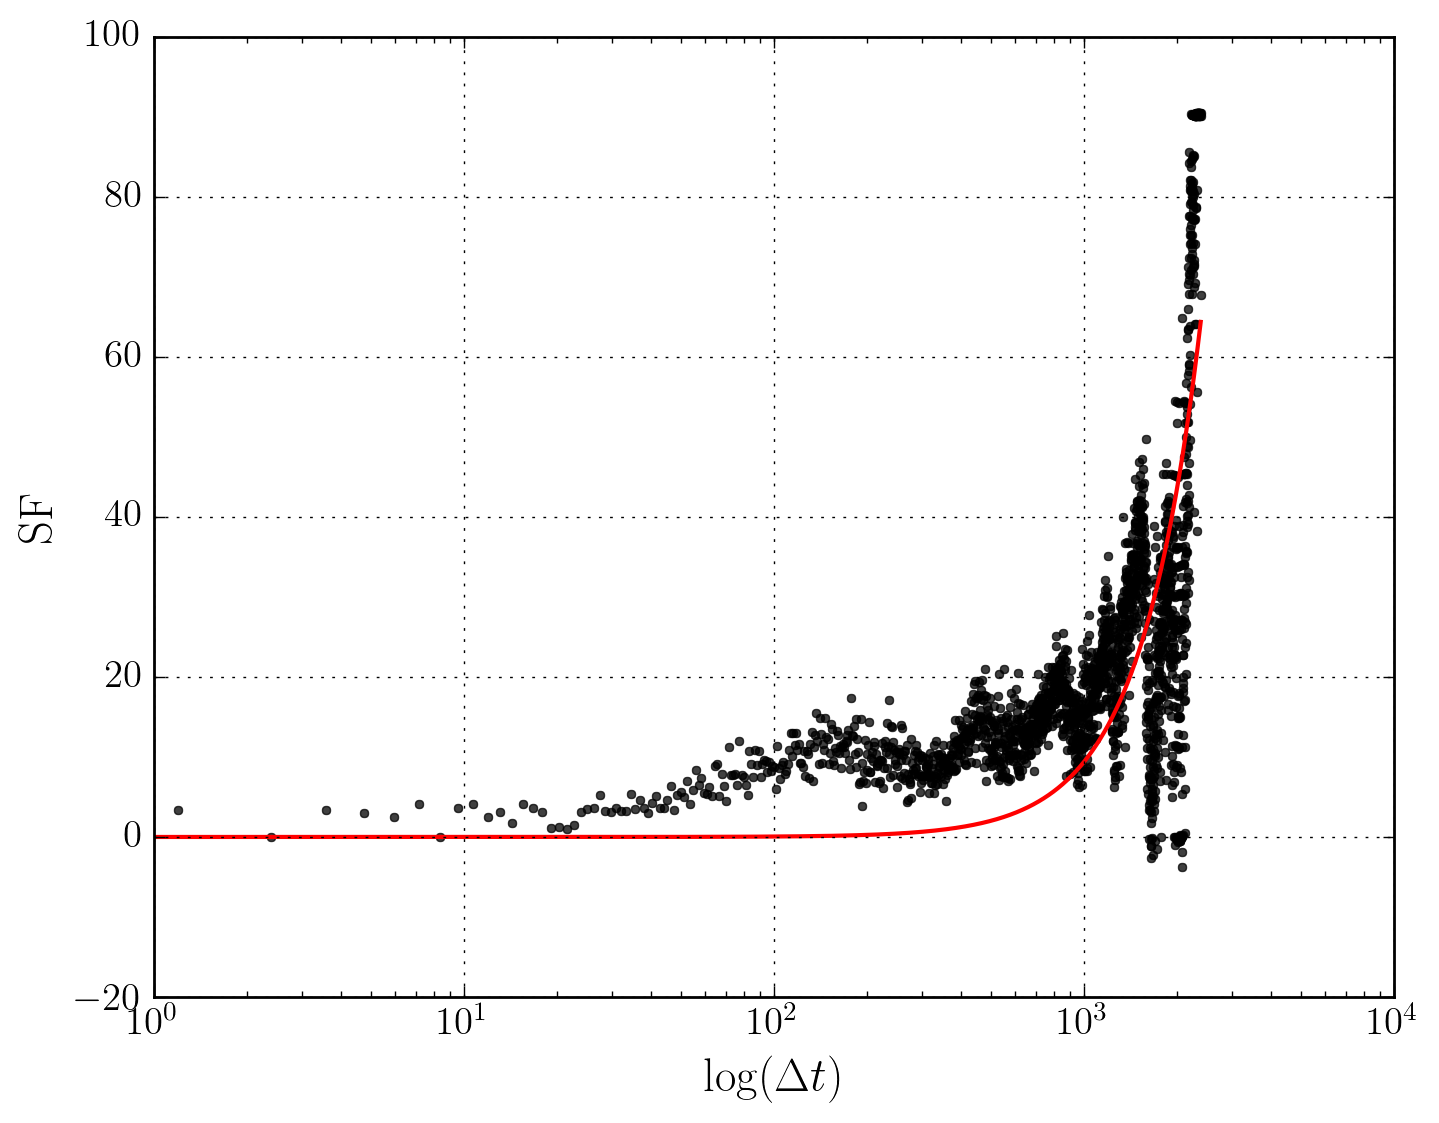

The script that saved this image:
#!/usr/bin/env python
# -*- coding: utf-8 -*-

import os, sys
import numpy as np
import json

from matplotlib import pyplot as plt
from itertools import combinations
from scipy import optimize
from scipy import stats
from helpers import fasthistogram

DATADIR = '../../../data/eros/lightcurves'
LABELFILE = '../../../data/eros/labels-with-ids.csv'

erosids = np.genfromtxt(LABELFILE, usecols = (1,), dtype = None)
features = np.load('../../../data/eros/features/features.npy')
labels = np.load('../../../data/eros/features/labels.npy')
dictionary = json.load(open('../../../data/eros/features/dictionary.json', 'r'))

# A: Root-mean-square magnitude difference on a one year timescale
# γ: Logarithmic gradient of mean change in magnitude

def powerlaw(x, A, gamma):
	if A <= 0 or A >= 1 or gamma < 0:
		return -np.inf
	return A * (x / 365.0)**gamma

#for erosid in erosids[labels == 'QSO']:
for erosid in ['lm0207n13467', 'lm0050m11100', 'lm0163k2435', 'lm0293k4406', 'lm0553k3154', 'lm0563m18409', 'lm0573n32998']:
#for erosid in ['lm0163k2435', 'lm0011l26623', 'lm0563m18409']:

	path = '%s.time' % (erosid,)
	print path
	filename = os.path.join(DATADIR, path)
	data = np.loadtxt(filename)
	t, m, dm = data[:,0], data[:,1], data[:,2]

	N = len(m)
	indices = np.array((list(combinations(range(N), 2))))
	i, j = indices.T

	delta_m_ij = m[j] - m[i]
	delta_t_ij = t[j] - t[i]
	sigma_m_i, sigma_m_j = dm[j], dm[i]

	bins = 2000

	timelag = np.linspace(delta_t_ij.min(), delta_t_ij.max(), bins)
	V = np.sqrt(np.pi/2.0) * np.abs(delta_m_ij) - np.sqrt(sigma_m_i**2 + sigma_m_j**2)
	SF = stats.binned_statistic(delta_t_ij, V, bins = bins, statistic = 'mean')[0]

	edges = np.linspace(np.min(delta_t_ij), np.max(delta_t_ij), bins + 1)
	histogram = fasthistogram(delta_t_ij, edges)
	binmapping = np.digitize(delta_t_ij, edges)
	SF = [np.sum(V[binmapping == (i+1)]) for i in xrange(len(histogram))] / histogram

	try:
		popt, pcov = optimize.curve_fit(powerlaw, timelag[~np.isnan(SF)], SF[~np.isnan(SF)], p0 = (0.1, 0.1))
	except RuntimeError:
		pass
	A, gamma = popt
	dA, dgamma = np.sqrt(np.diag(pcov))

	print u'A: %.4f ± %.4f' % (A, dA)
	print u'γ: %.4f ± %.4f' % (gamma, dgamma)

	plt.plot(timelag, SF, '.', color = 'black', alpha = 0.75)
	plt.plot(timelag[~np.isnan(SF)], powerlaw(timelag[~np.isnan(SF)], *popt), 'r-')
	plt.xlabel('$\log({\Delta t})$', size = 32)
	plt.ylabel('$\mathrm{SF}$', size = 32)
	plt.xscale('log')
	plt.xlim(1.0)
	plt.savefig('sf-fit.png', dpi = 200, bbox_inches = 'tight', rasterize = True)
	plt.clf()
